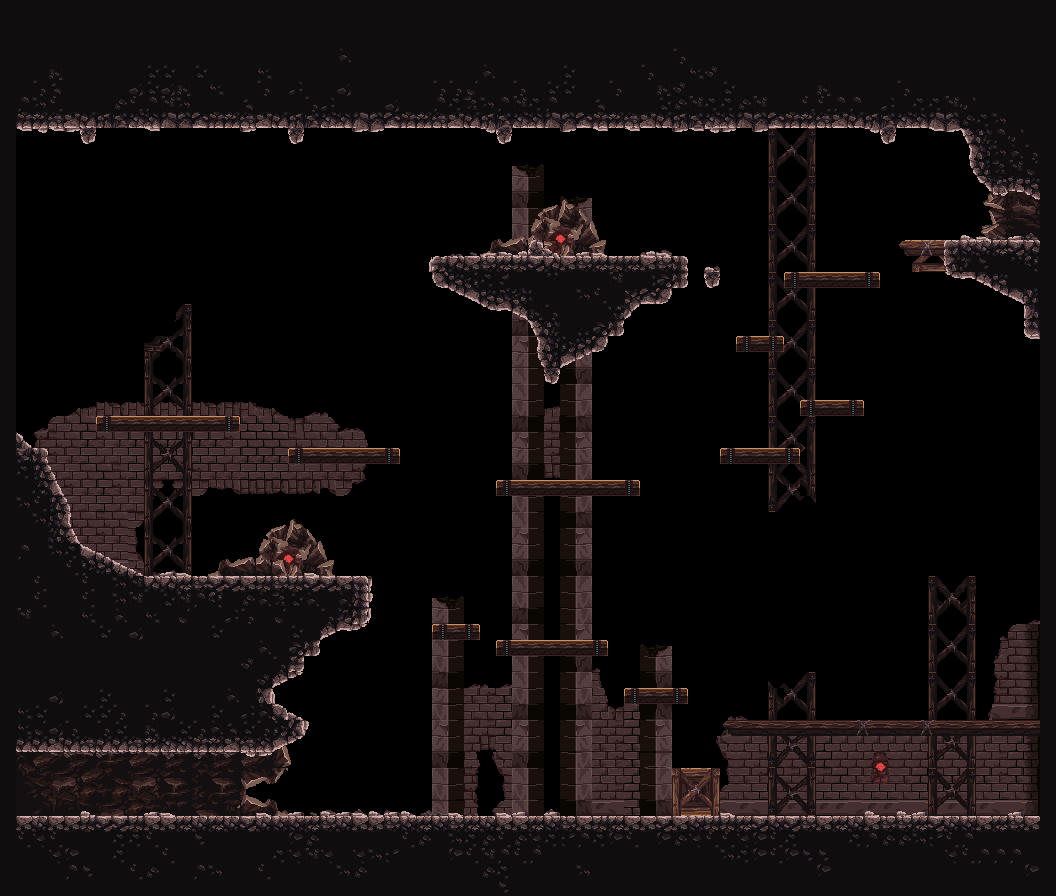

Rendered tile map (Tiled .tmx) drawn with the repository's tilesets; below, a short description and the map source with its tile grids summarised:
An orthogonal 66x56 tile map with 16x16 px tiles, 10 tile layers (Back Decor 5, Back Decor 4, Back Decor 3, Back Decor 2, ...), 5 tilesets and 13 objects (4x Background, 4x Graphic, 3x Checkbox, Plat_switch, Graphic, Spawn Point, Checkbox, Exit, Graphic).

<map version="1.10" tiledversion="1.10.2" orientation="orthogonal" renderorder="right-down" width="66" height="56" tilewidth="16" tileheight="16" infinite="0" nextlayerid="25" nextobjectid="21">
 <tileset firstgid="1" source="../TSX/Pixel Platformer Tileset.tsx" />
 <tileset firstgid="7057" source="../TSX/BackGround.tsx" />
 <tileset firstgid="7070" source="../TSX/Background Cave.tsx" />
 <tileset firstgid="7077" source="../TSX/Cave_tileset.tsx" />
 <tileset firstgid="11173" source="../TSX/Buttons.tsx" />
 <group id="4" name="BackGround" visible="0">
  <objectgroup id="12" name="Background Color">
   <object id="7" type="Background" gid="7070" x="18.6667" y="581.333" width="960" height="480" />
  </objectgroup>
  <objectgroup id="14" name="Background Far">
   <object id="11" type="Background" gid="7071" x="20" y="584" width="960" height="480" />
  </objectgroup>
  <objectgroup id="13" name="Background Close">
   <object id="8" type="Background" gid="7072" x="20" y="580" width="960" height="480" />
  </objectgroup>
  <objectgroup id="8" name="Background Nearest">
   <object id="6" type="Background" gid="7073" x="16" y="576" width="960" height="480" />
  </objectgroup>
 </group>
 <group id="20" name=" BackDecor">
  <layer id="19" name="Back Decor 5" width="66" height="56">
   <data>[3696 cells, 558 non-empty, 178 distinct tile ids]</data>
  </layer>
  <layer id="18" name="Back Decor 4" width="66" height="56">
   <data>[3696 cells, 481 non-empty, 161 distinct tile ids]</data>
  </layer>
  <layer id="15" name="Back Decor 3" width="66" height="56">
   <data>[3696 cells, 452 non-empty, 143 distinct tile ids]</data>
  </layer>
  <layer id="16" name="Back Decor 2" width="66" height="56">
   <data>[3696 cells, 133 non-empty, 23 distinct tile ids]</data>
  </layer>
  <layer id="3" name="Back Decor" width="66" height="56">
   <data>[3696 cells, 160 non-empty, 59 distinct tile ids]</data>
  </layer>
 </group>
 <group id="22" name="Button platforms">
  <layer id="24" name="Platforms, Button, C" width="66" height="56">
   <data>[3696 cells, 6 non-empty, 3 distinct tile ids]</data>
  </layer>
  <layer id="23" name="Platforms, Button, B" width="66" height="56">
   <data>[3696 cells, 7 non-empty, 3 distinct tile ids]</data>
  </layer>
  <layer id="21" name="Platforms, Button, A" width="66" height="56">
   <data>[3696 cells, 7 non-empty, 3 distinct tile ids]</data>
  </layer>
 </group>
 <layer id="1" name="Platforms" width="66" height="56">
  <data>[3696 cells, 1456 non-empty, 142 distinct tile ids]</data>
 </layer>
 <layer id="2" name="Front Decor" width="66" height="56">
  <data>[3696 cells, 0 non-empty, 0 distinct tile ids]</data>
 </layer>
 <objectgroup id="9" name="Objects">
  <object id="5" name="Spawn Point" x="140" y="800">
   <point />
  </object>
  <object id="12" name="Exit" type="Checkbox, Exit, Graphic" x="950.25" y="191.5" width="87.75" height="47" />
  <object id="13" name="E button" type="Graphic" gid="11175" x="951" y="224" width="32" height="32" />
  <object id="14" name="E button" type="Graphic" gid="11175" x="887.5" y="798.5" width="32" height="32" />
  <object id="15" name="E button" type="Graphic" gid="11175" x="544.5" y="227" width="32" height="32" />
  <object id="16" name="E button" type="Graphic" gid="11175" x="272" y="552.5" width="32" height="32" />
  <object id="17" name="E Checkbox, A" type="Checkbox, Plat_switch, Graphic" x="868.5" y="779.25" width="26" height="36" />
  <object id="19" name="E Checkbox, B" type="Checkbox, Plat_switch, Graphic" x="275.667" y="538" width="26" height="36" />
  <object id="20" name="E Checkbox, C" type="Checkbox, Plat_switch, Graphic" x="547" y="219.333" width="26" height="36" />
 </objectgroup>
</map>
